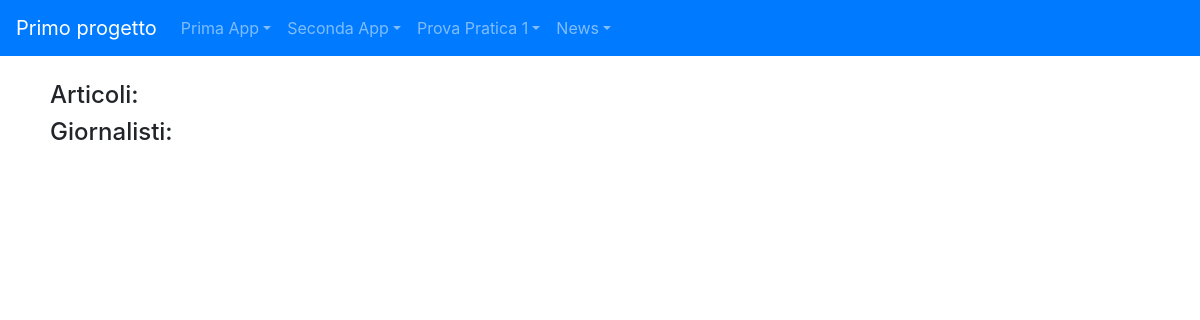
Page /primo_progetto/news/ on the earlier database version.
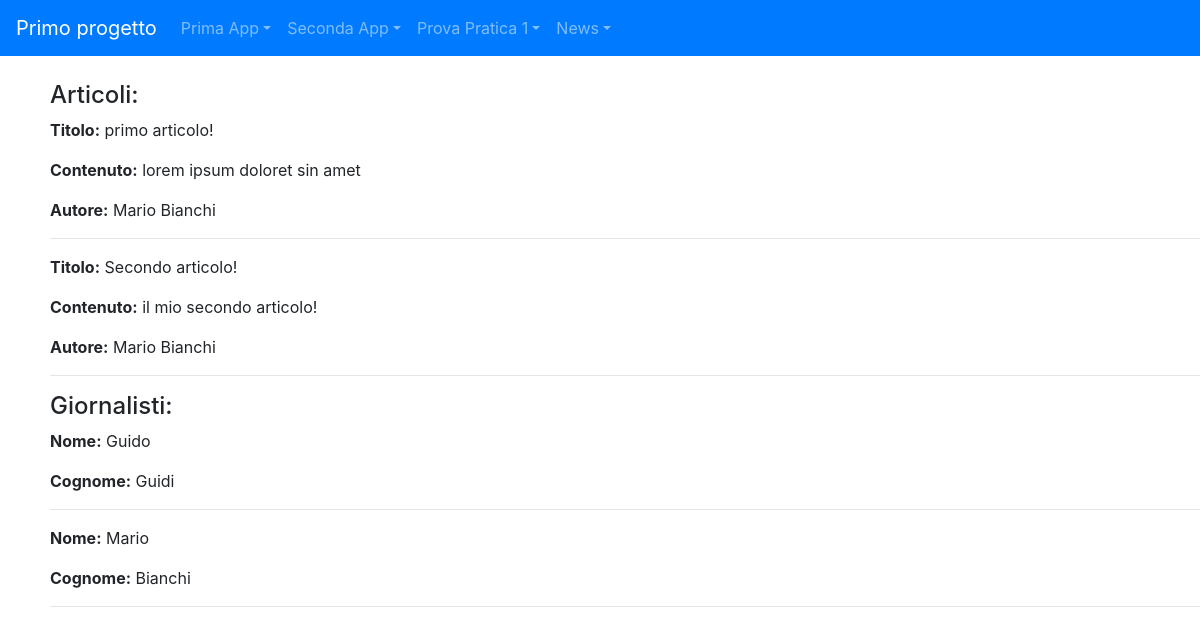
Same page on the later database version.
### news/models.py (models this page shows)
class Articolo(models.Model):
    titolo=models.CharField(max_length=100)
    contenuto=models.TextField()
    giornalista=models.ForeignKey(Giornalista, on_delete=models.CASCADE, related_name="articoli")
    def __str__(self):
        return self.titolo

class Giornalista(models.Model):
    nome=models.CharField(max_length=20)
    cognome=models.CharField(max_length=20)
    def __str__(self):
        return self.nome +" "+self.cognome

### news/views.py (the view)
# urls.py: path('', home, name='homeview'),
def home(request):
    articoli = Articolo.objects.all()
    giornalisti = Giornalista.objects.all()
    context = {"articoli": articoli, "giornalisti" : giornalisti}
    print(context)
    return render(request, "news/homepage.html", context)

### news/templates/news/homepage.html (shortened to what this page needs)
{% extends "base.html" %}
{% block content %}
    <h4>Articoli:</h4>
    {% for articolo in articoli %}
        <p><strong>Titolo:</strong> {{ articolo.titolo }}</p>
        <p><strong>Contenuto:</strong> {{ articolo.contenuto }}</p>
        <p><strong>Autore:</strong> {{ articolo.giornalista }}</p>
        <hr>
    {% endfor %}
    <h4>Giornalisti:</h4>
    {% for giornalista in giornalisti %}
        <p><strong>Nome:</strong> {{ giornalista.nome }}</p>
        <p><strong>Cognome:</strong> {{ giornalista.cognome }}</p>
        <hr>
    {% endfor %}
{% endblock content %}

### templates/base.html (shortened to what this page needs)
<!DOCTYPE html>
{% load static %}
<html lang="en">
  <head>
    <link rel="stylesheet" href="https://cdn.jsdelivr.net/npm/bootstrap@4.5.3/dist/css/bootstrap.min.css" />
  </head>
  <body>
    <nav class="navbar navbar-expand-lg navbar-dark bg-primary">
      <a class="navbar-brand" href="/">Primo progetto</a>
      <div class="collapse navbar-collapse" id="navbarNavDropdown">
        <ul class="navbar-nav">
          <li class="nav-item dropdown">
            <a class="nav-link dropdown-toggle" href="#" id="primaAppDropdownMenuLink" role="button" data-toggle="dropdown" aria-haspopup="true" aria-expanded="false">Prima App</a>
          </li>
          <li class="nav-item dropdown">
            <a class="nav-link dropdown-toggle" href="#" id="secondaAppDropdownMenuLink" role="button" data-toggle="dropdown" aria-haspopup="true" aria-expanded="false">Seconda App</a>
          </li>
          <li class="nav-item dropdown">
            <a class="nav-link dropdown-toggle" href="#" id="ProvaPraticaDropdownMenuLink" role="button" data-toggle="dropdown" aria-haspopup="true" aria-expanded="false">Prova Pratica 1</a>
          </li>
          <li class="nav-item dropdown">
            <a class="nav-link dropdown-toggle" href="#" id="NewsDropdownMenuLink" role="button" data-toggle="dropdown" aria-haspopup="true" aria-expanded="false">News</a>
          </li>
        </ul>
      </div>
    </nav>
    <div style="margin-left: 50px; margin-top: 25px;">
      {% block content %}
      {% endblock %}
    </div>
  </body>
</html>

Differences in the rows shown:
added Articolo: titolo "primo articolo!", contenuto "lorem ipsum doloret sin amet", giornalista "Mario Bianchi"
added Articolo: titolo "Secondo articolo!", contenuto "il mio secondo articolo!", giornalista "Mario Bianchi"
added Giornalista: nome "Guido", cognome "Guidi"
added Giornalista: nome "Mario", cognome "Bianchi"
